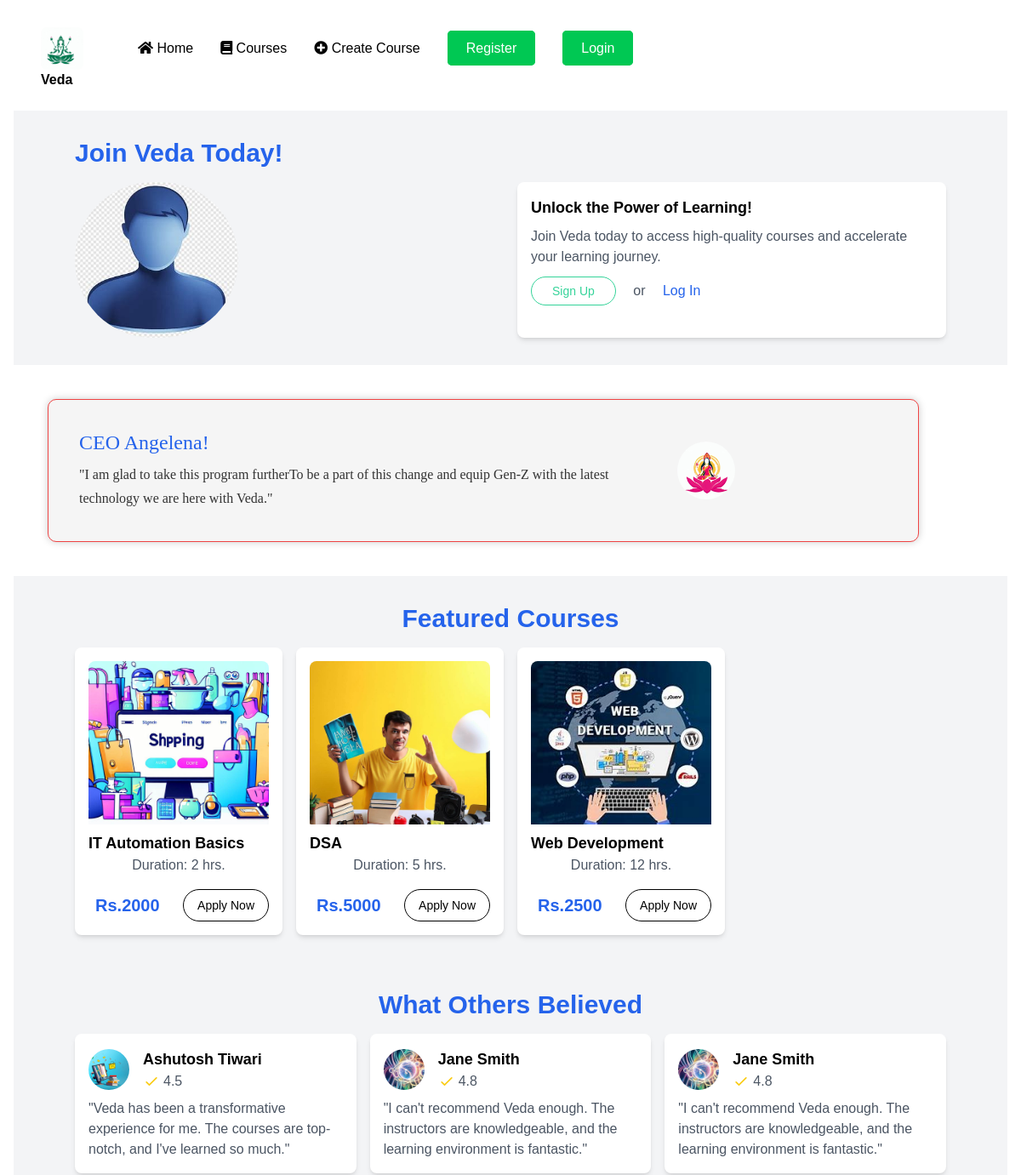
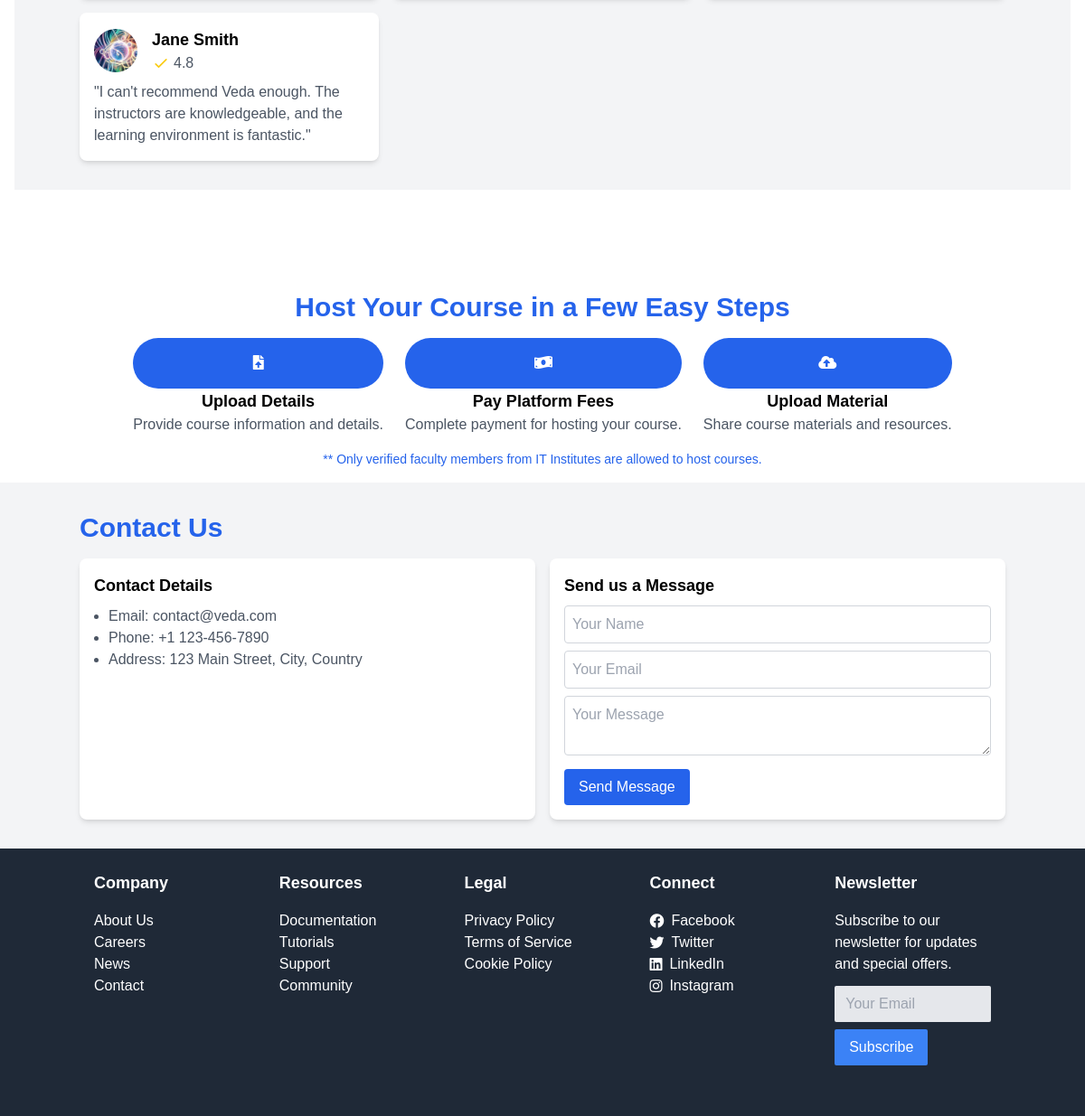
/home/, run on the app's committed database (2 pictures, top to bottom).
### Course/Course/models.py (models this page shows)
class Course(models.Model):
    name = models.CharField(max_length=100)
    email = models.EmailField()
    phone = models.CharField(max_length=12)
    cate = models.CharField(max_length=50)
    desc = models.CharField(max_length=5000)
    link = models.URLField()
    img = models.ImageField(upload_to='secure_data/')
    video_link = models.URLField()
    duration = models.IntegerField()
    author = models.CharField(max_length=100)
    author_details = models.CharField(max_length=1000)
    cost = models.IntegerField()

### Course/Course/views.py (the view)
# urls.py: 2. Add a URL to urlpatterns:  path('', views.home, name='home')
def home(request):
    courses=list(Course.objects.all())
    return render(request,'../templates/home.html',{'courses':courses})

### Course/templates/home.html (shortened to what this page needs)
{% extends 'basic.html' %}
{% load static %}
{% block body %}
<div class="contain3 p-4">
  {% if user.is_authenticated %}
    <div class="profile container flex row-auto justify-evenly border-yellow-500 mt-4 m-10">
        <div class="container w-[40%] p-4 m-2">
            <img src="{% static '5.jpeg' %}" class="p-4" alt="">
        </div>
        <div class="p-8 m-8">
            <h1>Welcome<i> {{user}}</i></h1>
            <button class="border border-emerald-400 rounded-sm"><a href="{% url 'profile' %}">View Profile</a></button>
        </div>
    </div>
    {% else %}
<div class="non-logged-in-section bg-gray-100 py-8">
  <div class="container mx-auto">
      <h2 class="text-3xl font-semibold text-blue-600 mb-4">Join Veda Today!</h2>
      <div class="grid grid-cols-1 md:grid-cols-2 lg:grid-cols-2 gap-4">
          <div class="non-logged-in-image">
              <img src="{% static 'nonloged.jpeg' %}" alt="Unregistered User Image" class="w-48 h-auto rounded-full">
          </div>
          <div class="non-logged-in-message bg-white rounded-lg shadow-md p-4">
              <h3 class="text-lg font-semibold">Unlock the Power of Learning!</h3>
              <p class="text-gray-600 mt-2">Join Veda today to access high-quality courses and accelerate your learning journey.</p>
              <div class="mt-4">
                  <a href="{% url 'user_register' %}" class="border border-emerald-400 rounded-full px-6 py-2 text-sm text-emerald-400 hover:bg-emerald-400 hover:text-white transition duration-300 ease-in-out">Sign Up</a>
                  <span class="text-gray-600 ml-4">or</span>
                  <a href="{% url 'user_authentication' %}" class="text-blue-600 ml-4 hover:underline">Log In</a>
              </div>
          </div>
      </div>
  </div>
</div>
{% endif %}
    <div class="boss container h-auto text-blue-600 text-lg font-serif flex border border-red-500 m-10">
        <div class="columns-auto p-4 opacity-100">
            <h2>CEO Angelena!</h2>
            <h5>"I am glad to take this program furtherTo be a part of this change and equip Gen-Z with the latest technology we are here with Veda."</h5>
        </div>
        <div class="container w-[40%] ">
            <img class="p-4" src="{% static '5.jpeg' %}" alt="">
        </div>
    </div>
<div class="featured-courses-section bg-gray-100 py-8">
  <div class="container mx-auto">
      <h2 class="text-3xl font-semibold text-blue-600 mb-4 flex justify-center">Featured Courses</h2>
      <div class="grid grid-cols-1 md:grid-cols-2 lg:grid-cols-4 gap-4">
          {% for course in courses %}
          <div class="course-card bg-white rounded-lg shadow-md p-4">
              <img src="{{course.img.url}}" alt="Course Image" class="w-full h-48 object-cover rounded-t-lg">
              <h3 class="text-lg font-semibold mt-2">{{course.name}}</h3>
              <p class="text-gray-600 flex justify-center">Duration: {{course.duration}} hrs.</p>
              <div class="flex justify-between items-center mt-4">
                  <div class="text-xl font-bold text-blue-600 mx-2">Rs.{{course.cost}}</div>
                  <button class="border border-black rounded-full px-4 py-2 text-sm text-black hover:bg-gray-300"><a href="{% url 'try_courses' id=course.id %}">Apply Now</a></button>
              </div>
          </div>
          {% endfor %}
      </div>
  </div>
</div>
<div class="reviews-section bg-gray-100 py-8">
  <div class="container mx-auto">
      <h2 class="text-3xl font-semibold text-blue-600 mb-4 flex justify-center">What Others Believed</h2>
      <div class="grid grid-cols-1 md:grid-cols-2 lg:grid-cols-3 gap-4">
          <div class="review-card bg-white rounded-lg shadow-md p-4">
              <div class="flex items-center">
                  <img src="{% static '3.jpeg' %}" alt="Reviewer Image" class="w-12 h-12 object-cover rounded-full mr-4">
                  <div>
                      <h3 class="text-lg font-semibold">Ashutosh Tiwari</h3>
                      <div class="flex items-center">
                          <div class="text-yellow-400">
                              <svg xmlns="http://www.w3.org/2000/svg" class="h-5 w-5" fill="none" viewBox="0 0 24 24" stroke="currentColor">
                                  <path stroke-linecap="round" stroke-linejoin="round" stroke-width="2" d="M5 13l4 4L19 7"></path>
                              </svg>
                          </div>
                          <div class="text-gray-600 ml-1">4.5</div>
                      </div>
                  </div>
              </div>
              <p class="text-gray-600 mt-2">"Veda has been a transformative experience for me. The courses are top-notch, and I've learned so much."</p>
          </div>
          <div class="review-card bg-white rounded-lg shadow-md p-4">
              <div class="flex items-center">
                  <img src="{% static '4.jpeg' %}" alt="Reviewer Image" class="w-12 h-12 object-cover rounded-full mr-4">
                  <div>
                      <h3 class="text-lg font-semibold">Jane Smith</h3>
                      <div class="flex items-center">
                          <div class="text-yellow-400">
                              <svg xmlns="http://www.w3.org/2000/svg" class="h-5 w-5" fill="none" viewBox="0 0 24 24" stroke="currentColor">
                                  <path stroke-linecap="round" stroke-linejoin="round" stroke-width="2" d="M5 13l4 4L19 7"></path>
                              </svg>
                          </div>
                          <div class="text-gray-600 ml-1">4.8</div>
                      </div>
                  </div>
              </div>
              <p class="text-gray-600 mt-2">"I can't recommend Veda enough. The instructors are knowledgeable, and the learning environment is fantastic."</p>
          </div>
          <div class="review-card bg-white rounded-lg shadow-md p-4">
            <div class="flex items-center">
                <img src="{% static '4.jpeg' %}" alt="Reviewer Image" class="w-12 h-12 object-cover rounded-full mr-4">
                <div>
                    <h3 class="text-lg font-semibold">Jane Smith</h3>
                    <div class="flex items-center">
                        <div class="text-yellow-400">
                            <svg xmlns="http://www.w3.org/2000/svg" class="h-5 w-5" fill="none" viewBox="0 0 24 24" stroke="currentColor">
                                <path stroke-linecap="round" stroke-linejoin="round" stroke-width="2" d="M5 13l4 4L19 7"></path>
                            </svg>
                        </div>
                        <div class="text-gray-600 ml-1">4.8</div>
                    </div>
                </div>
            </div>
            <p class="text-gray-600 mt-2">"I can't recommend Veda enough. The instructors are knowledgeable, and the learning environment is fantastic."</p>
        </div>
        <div class="review-card bg-white rounded-lg shadow-md p-4">
          <div class="flex items-center">
              <img src="{% static '4.jpeg' %}" alt="Reviewer Image" class="w-12 h-12 object-cover rounded-full mr-4">
              <div>
                  <h3 class="text-lg font-semibold">Jane Smith</h3>
                  <div class="flex items-center">
                      <div class="text-yellow-400">
                          <svg xmlns="http://www.w3.org/2000/svg" class="h-5 w-5" fill="none" viewBox="0 0 24 24" stroke="currentColor">
                              <path stroke-linecap="round" stroke-linejoin="round" stroke-width="2" d="M5 13l4 4L19 7"></path>
                          </svg>
                      </div>
                      <div class="text-gray-600 ml-1">4.8</div>
                  </div>
              </div>
          </div>
          <p class="text-gray-600 mt-2">"I can't recommend Veda enough. The instructors are knowledgeable, and the learning environment is fantastic."</p>
      </div>
      </div>
  </div>
</div>
<div class="host-course-section bg-white m-10 py-4"></div>
  <div class="container mx-auto flex flex-col items-center justify-center text-center">
      <h2 class="text-3xl font-semibold text-blue-600 mb-4">Host Your Course in a Few Easy Steps</h2>
      <div class="flex flex-col sm:flex-row items-center justify-center gap-6">
          <div class="host-step">
              <div class="host-step-icon bg-blue-600 text-white rounded-full p-4">
                  <i class="fas fa-file-upload"></i>
              </div>
              <h3 class="text-lg font-semibold">Upload Details</h3>
              <p class="text-gray-600">Provide course information and details.</p>
          </div>
          <div class="host-step">
              <div class="host-step-icon bg-blue-600 text-white rounded-full p-4">
                  <i class="fas fa-money-bill-wave"></i>
              </div>
              <h3 class="text-lg font-semibold">Pay Platform Fees</h3>
              <p class="text-gray-600">Complete payment for hosting your course.</p>
          </div>
          <div class="host-step">
              <div class="host-step-icon bg-blue-600 text-white rounded-full p-4">
                  <i class="fas fa-cloud-upload-alt"></i>
              </div>
              <h3 class="text-lg font-semibold">Upload Material</h3>
              <p class="text-gray-600">Share course materials and resources.</p>
          </div>
      </div>
      <p class="text-sm text-blue-600 mt-4">** Only verified faculty members from IT Institutes are allowed to host courses.</p>
  </div>
</div>
<div class="contact-us-section bg-gray-100 py-8">
  <div class="container mx-auto">
      <h2 class="text-3xl font-semibold text-blue-600 mb-4">Contact Us</h2>
      <div class="grid grid-cols-1 md:grid-cols-2 lg:grid-cols-2 gap-4">
          <div class="contact-details bg-white rounded-lg shadow-md p-4">
              <h3 class="text-lg font-semibold mb-2">Contact Details</h3>
              <ul class="list-disc pl-4">
                  <li class="text-gray-600">Email: contact@veda.com</li>
                  <li class="text-gray-600">Phone: +1 123-456-7890</li>
                  <li class="text-gray-600">Address: 123 Main Street, City, Country</li>
              </ul>
          </div>
          <div class="contact-form bg-white rounded-lg shadow-md p-4">
              <h3 class="text-lg font-semibold mb-2">Send us a Message</h3>
              <form>
                  <input type="text" placeholder="Your Name" class="w-full mb-2 p-2 border border-gray-300 rounded">
                  <input type="email" placeholder="Your Email" class="w-full mb-2 p-2 border border-gray-300 rounded">
                  <textarea placeholder="Your Message" class="w-full mb-2 p-2 border border-gray-300 rounded"></textarea>
                  <button class="bg-blue-600 text-white py-2 px-4 rounded hover:bg-blue-700 transition duration-300 ease-in-out">Send Message</button>
              </form>
          </div>
      </div>
  </div>
</div>
{% endblock %}

### Course/templates/basic.html (style rules this page uses)
body { font-family: 'Your Chosen Font', sans-serif; }

### Course/templates/home.html (style rules this page uses)
.boss { background-color: #f5f5f5; box-shadow: 0 0 10px rgba(0, 0, 0, 0.2); padding: 20px; border-radius: 10px; display: flex; justify-content: space-between; align-items: center; }
.boss h2 { font-size: 24px; margin-bottom: 10px; }
.boss h5 { font-size: 16px; color: #333; }
.boss img { width: 100px; border-radius: 50%; margin-left: 20px; }

### data on the page
Course: img (picture), name "IT Automation Basics", duration "2", cost "2000"
Course: img (picture), name "DSA", duration "5", cost "5000"
Course: img (picture), name "Web Development", duration "12", cost "2500"
